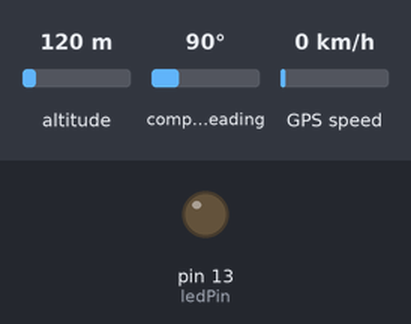
Recording of a sketch running on a simulated Arduino Uno, built with avr-gcc and run on an emulated ATmega328P. On the bench: output pins drawn as LEDs (lit = HIGH). The inputs (shaded band) are chosen by the test bench; at power-on: altitude 120 m, compass heading 90°, GPS speed 0 km/h. The GPS gets a fix after 3 s at 37.7749, -122.4194 with 8 satellites.

Above: at 1.6 s.
At 3.6 s:
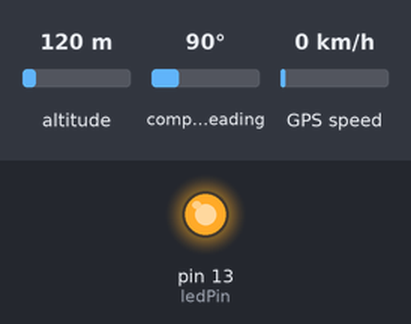
Timing chart, 0 to 5.1 s (numbered marks = the images above):
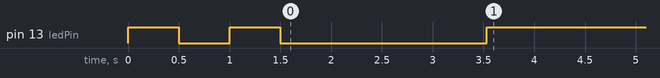

Measured:
- by itself, pin 13 (ledPin): HIGH → LOW at 0.50 s, → HIGH 0.50 s later, → LOW 0.50 s later, → HIGH 2.0 s later

The sketch:

SetClockFromGPS.ino
```cpp
#include <RTClib.h>
#include <Wire.h>
#include <TinyGPS.h>
#include <Time.h>

#define SerialGPS Serial

int ledPin = 13;                 // LED connected to digital pin 13

RTC_DS1307 RTC;
TinyGPS gps;

// Offset hours from gps time (UTC)
const int offset = -6;

void setup()
{
  pinMode(ledPin, OUTPUT);      // sets the digital pin as output
  digitalWrite(ledPin, LOW); // initalize off
  SerialGPS.begin(4800);
  Wire.begin();
  RTC.begin();
  if (! RTC.isrunning()) {
   RTC.adjust(DateTime(__DATE__, __TIME__));
  }
  digitalWrite(ledPin, HIGH);
  delay(500);
  digitalWrite(ledPin, LOW);
  delay(500);
  digitalWrite(ledPin, HIGH);
  delay(500);
  digitalWrite(ledPin, LOW);
}

void loop()
{
  while (SerialGPS.available()) {
    if (gps.encode(SerialGPS.read())) { // process gps messages
      // when TinyGPS reports new data...
      unsigned long age;
      int Year;
      byte Month, Day, Hour, Minute, Second;
      gps.crack_datetime(&Year, &Month, &Day, &Hour, &Minute, &Second, NULL, &age);
      if (age < 500) {
        // set the Time to the latest GPS reading
        setTime(Hour, Minute, Second, Day, Month, Year);
        adjustTime(offset * 3600);
        RTC.adjust(now());
        digitalWrite(ledPin, HIGH);
      }
    }
  }
}
```
